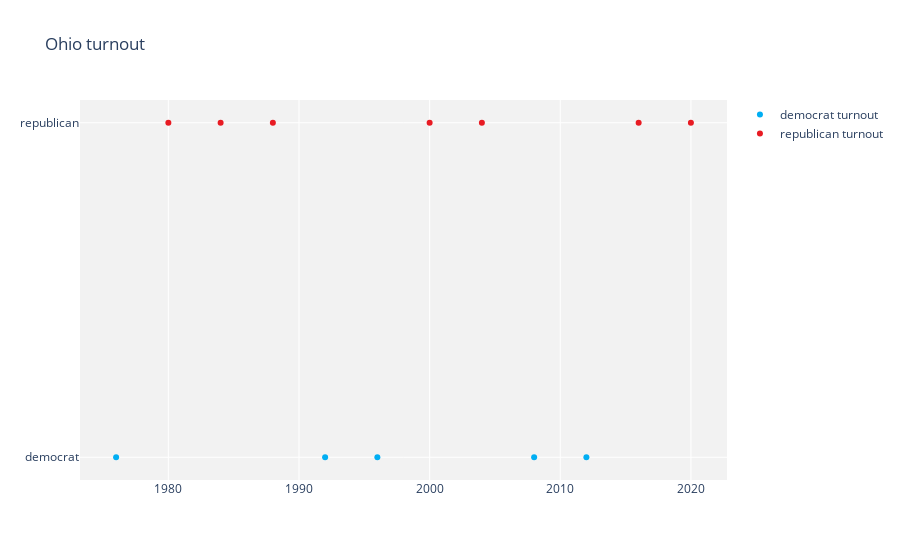

Notebook source saved alongside this figure:
### Code cell
# plot ohio's turnout

dfPlot2 = pd.DataFrame(data=list(zip(elecYears, ohioTurnout)))

demTurnout = dfPlot2[dfPlot2[1] == 'democrat'] 
repTurnout = dfPlot2[dfPlot2[1] == 'republican'] 

demTrace = go.Scatter(
    x=pd.to_datetime(demTurnout[0]), 
    y=demTurnout[1], 
    mode='markers',
    marker=dict(color='rgb(0,174,243)'),
    name='democrat turnout'
)

repTrace = go.Scatter(
    x=pd.to_datetime(repTurnout[0]), 
    y=repTurnout[1], 
    mode='markers',
    marker=dict(color='rgb(232,27,35)'),
    name='republican turnout'
)

fig2 = go.Figure()
fig2.add_trace(demTrace)
fig2.add_trace(repTrace)

fig2.update_layout(
    {
        "paper_bgcolor": "rgba(0, 0, 0, 0)",
        "plot_bgcolor": "rgba(1, 1, 1, 0.05)",
    }
)

fig2.update_layout(title='Ohio turnout')

fig2.show()

### Figure 1 — Plotly figure (JSON) as saved in the notebook; plotly's stock layout.template omitted (floating-point values rounded to 4 significant figures)
{"data": [{"marker": {"color": "rgb(0,174,243)"}, "mode": "markers", "name": "democrat turnout", "type": "scatter", "x": ["1976-01-01T00:00:00", "1992-01-01T00:00:00", "1996-01-01T00:00:00", "2008-01-01T00:00:00", "2012-01-01T00:00:00"], "y": ["democrat", "democrat", "democrat", "democrat", "democrat"]}, {"marker": {"color": "rgb(232,27,35)"}, "mode": "markers", "name": "republican turnout", "type": "scatter", "x": ["1980-01-01T00:00:00", "1984-01-01T00:00:00", "1988-01-01T00:00:00", "2000-01-01T00:00:00", "2004-01-01T00:00:00", "2016-01-01T00:00:00", "2020-01-01T00:00:00"], "y": ["republican", "republican", "republican", "republican", "republican", "republican", "republican"]}], "layout": {"paper_bgcolor": "rgba(0, 0, 0, 0)", "plot_bgcolor": "rgba(1, 1, 1, 0.05)", "title": {"text": "Ohio turnout"}}}
